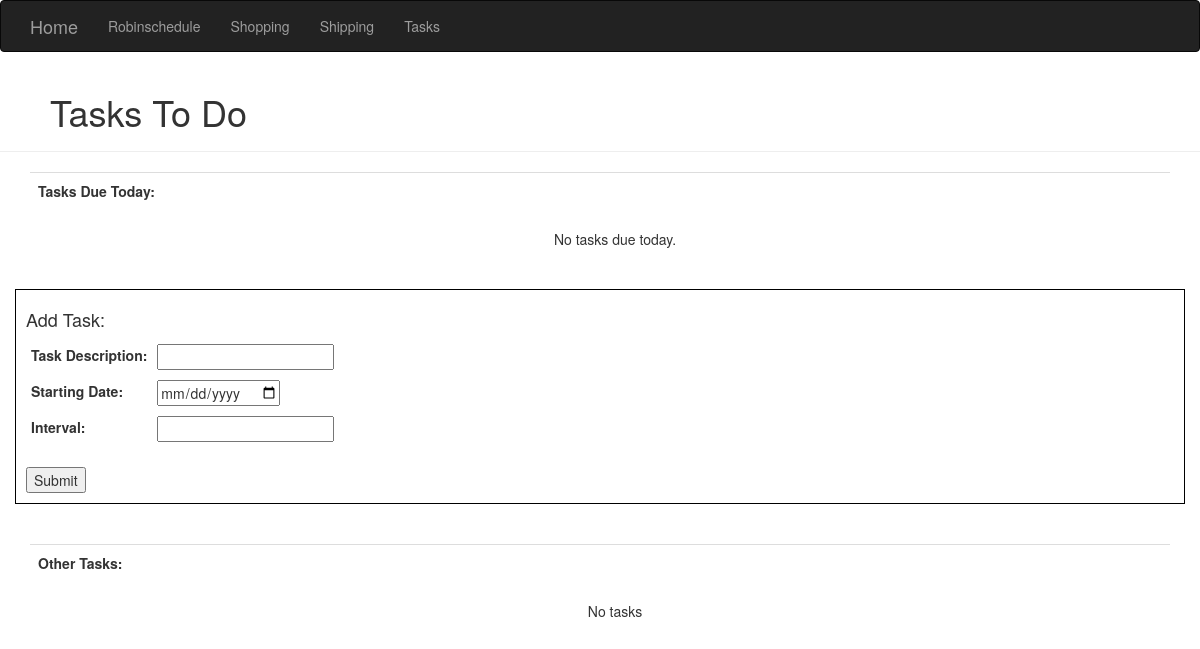
/tasks, run on an earlier commit of the app's database.
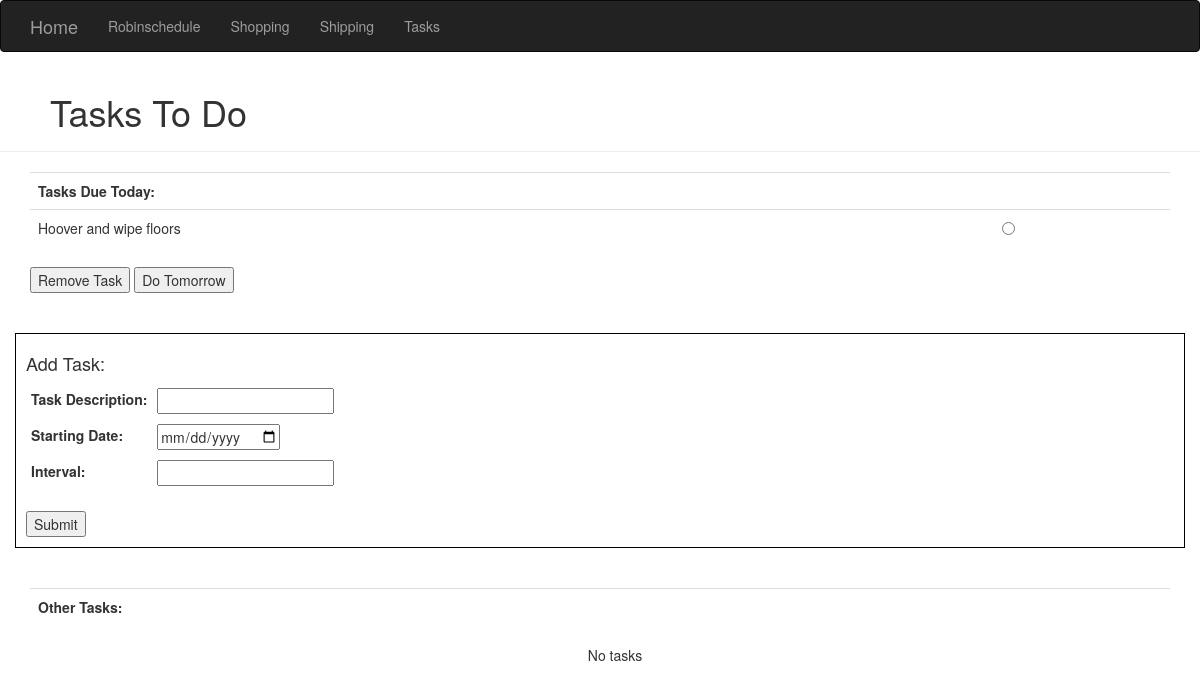
And on a later commit of the database.
### homeSite.py (models this page shows)
class Tasks(db.Model): # Keep task object information
    __tablename__ = 'tasks'
    id = db.Column(db.Integer, primary_key=True)
    name = db.Column(db.String(64))
    createdDate = db.Column(db.DateTime())
    interval = db.Column(db.Integer())
    delay = db.Column(db.Integer(), default=0)

### homeSite.py (the view, shortened to what this page needs)
@app.route('/tasks', methods=['GET', 'POST'])
def tasks():
    loadedTasks = Tasks.query.all()
    loadedTasks_taskObjects = []
    for task in loadedTasks:
        taskObject = recurringTask(task.name, task.createdDate, task.interval, task.delay)
        loadedTasks_taskObjects.append(taskObject)
    dueToday = [task for task in loadedTasks_taskObjects if task.isDue(datetime.today())]
    otherTasks = [task for task in loadedTasks_taskObjects if not task.isDue(datetime.today())]
    return render_template('tasks.html', todayTasks=dueToday, otherTasks=otherTasks)

### tasks.py (called while the page is built)
def getTimelessDate(dateObject):
    return datetime(dateObject.year, dateObject.month, dateObject.day)

    @property
    def delay(self):
        return self.__delay

    def isDue(self, queryDate):
        timeLessQueryDate = getTimelessDate(queryDate)
        dateDifference = timeLessQueryDate - (self.createdDate + self.delay)
        print(dateDifference)
        if dateDifference == timedelta(0):
            return True
        elif dateDifference % self.interval == timedelta(0):
            return True
        return False

### templates/tasks.html (shortened to what this page needs)
{% extends "base.html" %}
{% block content %}
<div class="page-header" style="padding-left: 50px;">
    <h1>Tasks To Do</h1>
</div>
<div class="container">
    <table class="table">
        <th id="item">Tasks Due Today:</th>
        <th id="selection"></th>
        {% if todayTasks %}
            <form method="POST">
                {% for task in todayTasks %}
                    <tr>
                        <td id="task">{{task.name}}</td>
                        <td id="selection"><input type="radio" name="taskToUpdate" value="{{task.name}}"></td>
                    </tr>
                {% endfor %}
    </table>
    <input type="submit" name="remove" value="Remove Task">
    <input type="submit" name="delay" value="Do Tomorrow">
        {% else %}
    </table>
    <div class="container" style="text-align: center;">
        No tasks due today.
    </div>
        {% endif %}
</div>
<br/>
<br/>
<div class="container" style="border: 1px solid black; padding: 10px;">
    <form method=POST name="addTask">
        <table>
            <tr>
                <th colspan="2">
                    <h4>Add Task:</h4>
                </th>
            </tr>
            <tr>
                <td>
                    <label for="taskDescription">Task Description:</label>
                </td>
                <td>
                    <input type="text" id="taskDescription" name="taskDescription" required>
                </td>
            </tr>
            <tr>
                <td>
                    <label for="taskDate">Starting Date:</label>
                </td>
                <td>
                    <input type="date" id="taskDate" name="taskDate" required>
                </td>
            </tr>
            <tr>
                <td>
                    <label for="taskInterval">Interval:</label>
                </td>
                <td>
                    <input type="number" id="taskInterval" name="taskInterval" required>
                </td>
            </tr>
            <tr style="height: 20px;">
            </tr>
        </table>
    <input type="submit" name="addTask">
    </form>
</div>
<br/>
<br />
<div class="container">
    <table class="table">
        <th id="item">Other Tasks:</th>
        <th id="selection"></th>
        {% if otherTasks %}
        <form method="POST">
                {% for task in otherTasks %}
                    <tr>
                        <td id="task">{{task.name}}</td>
                        <td id="selection"><input type="radio" name="undueTaskToRemove" value="{{task.name}}"></td>
                    </tr>
                {% endfor %}
    </table>
    <input type="submit" name="removeOther" value="Remove Task">
    </form>
        {% else %}
    </table>
    <div class="container" style="text-align: center;">
        No tasks
    </div>
        {% endif %}
</div>
<br>
<br>
{% endblock %}

### templates/base.html (shortened to what this page needs)
{% extends "bootstrap/base.html" %}
{% block navbar %}
<div class="navbar navbar-inverse" role="navigation">
    <div class="container">
        <div class="navbar-header">
            <a class="navbar-brand" href="/">Home</a>
        </div>
        <div class="navbar-collapse collapse">
            <ul class="nav navbar-nav">
                <li><a href="/schedule">Robinschedule</a></li>
                <li><a href="/shopping">Shopping</a></li>
                <li><a href="/shipping">Shipping</a></li>
                <li><a href="/tasks">Tasks</a></li>
            </ul>
        </div>
    </div>
</div>
{% endblock %}

### templates/tasks.html (style rules this page uses)
td { padding:5px }

What changed in the data, as far as the page shows it:
added Tasks: name "Hoover and wipe floors"
Also different on the page:
form field remove: (not shown) → "Remove Task"
form field delay: (not shown) → "Do Tomorrow"
text no longer shown: "No tasks due today."
